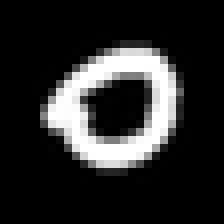
#> input picture data/custom_digits/0-11.bmp, 28 x 28 px, given as the content of the folder data_perso, which was not available (shown 8 times larger)
$ python script_conversion_type_mnist.py
#> lines starting #> are read from the running program, lines starting #| are printed output that depends on the picture; after the words box and inside, x2 and y2 are one past the last pixel; in counts of white or black regions, pixels touching at a corner belong together; pictures that were not available may be replaced by others from this repository, and a replacement may not be noted
from PIL import Image, ImageFilter
import os
import numpy as np
from scipy import ndimage

def convert_minimal_bw_improved(input_path, output_path, thr=20):
    # 1. Charger et inverser
#> called with input_path = 'data_perso/0-11.bmp', output_path = 'custom_digits/0-11.bmp', thr = 20
    img = Image.open(input_path).convert("L")
#> img is the input picture: PIL image 28x28 L; min 0, max 255, mean 42.3
    img = Image.eval(img, lambda p: 255 - p)
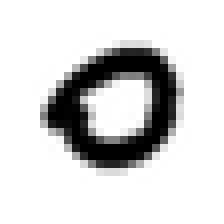
#> img: PIL image 28x28 L (shown 8 times larger); min 0, max 255, mean 212.7

    # 2. Redimensionner en 56x56 d'abord (pour mieux traiter)
    img = img.resize((56, 56), Image.LANCZOS)
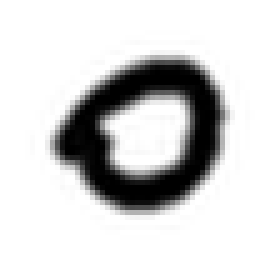
#> img: PIL image 56x56 L (shown 5 times larger); min 0, max 255, mean 212.6

    # 3. Léger flou pour lisser
    img = img.filter(ImageFilter.GaussianBlur(radius=0.5))

    # 4. Binarisation
    img = img.point(lambda p: 255 if p >= thr else 0)
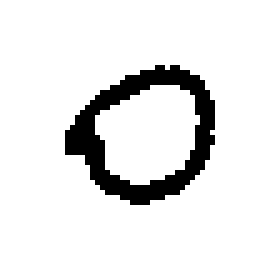
#> img: PIL image 56x56 L (shown 5 times larger); 90.8% white; 1 black region, box (x1, y1, x2, y2) and area: (13, 13, 43, 41) 290

    # 5. Convertir en array pour épaissir
    arr = np.array(img, dtype=np.uint8)

    # 6. Épaississement LÉGER des traits (dilatation minimale)
    if arr.max() > 0:  # Seulement si l'image n'est pas vide
        from scipy.ndimage import binary_dilation
        arr_bin = arr > 0
        arr_bin = binary_dilation(arr_bin, iterations=2)  # Seulement 2 itérations
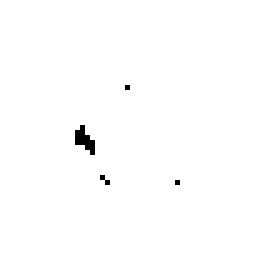
#> arr_bin: shape (56, 56) bool (shown 5 times larger); 99.5% white; black in thin lines or dots, all inside (x1, y1, x2, y2) = (15, 17, 36, 37)
        arr = arr_bin.astype(np.uint8) * 255

    # 7. Léger lissage
    arr = ndimage.gaussian_filter(arr.astype(np.float32), sigma=0.8)

    # 8. Redimensionner à 28x28
    img = Image.fromarray(arr.astype(np.uint8))
    img = img.resize((28, 28), Image.LANCZOS)
#> img: PIL image 28x28 L

    # 9. Centrage simple (comme MNIST)
    arr = np.array(img, dtype=np.float32)
#> arr: shape (28, 28) float32

    # Trouver le contenu
    threshold = 20
    rows = np.any(arr > threshold, axis=1)
    cols = np.any(arr > threshold, axis=0)

    if rows.any() and cols.any():
        rmin, rmax = np.where(rows)[0][[0, -1]]
#> rmin = 0; rmax = 27
        cmin, cmax = np.where(cols)[0][[0, -1]]
#> cmin = 0; cmax = 27

        # Extraire avec padding
        pad = 1
        rmin = max(0, rmin - pad)
        rmax = min(27, rmax + pad)
        cmin = max(0, cmin - pad)
        cmax = min(27, cmax + pad)

        digit = arr[rmin:rmax+1, cmin:cmax+1]
        h, w = digit.shape
#> h = 28; w = 28

        # Redimensionner si trop grand
        if max(h, w) > 20:
            scale = 20.0 / max(h, w)
#> scale = 0.714
            new_h = max(1, int(h * scale))
#> new_h = 20
            new_w = max(1, int(w * scale))
#> new_w = 20
            digit_img = Image.fromarray(digit.astype(np.uint8))
            digit_img = digit_img.resize((new_w, new_h), Image.LANCZOS)
            digit = np.array(digit_img, dtype=np.float32)
            h, w = digit.shape
#> h = 20; w = 20

        # Centrer
        centered = np.zeros((28, 28), dtype=np.float32)
        y_offset = (28 - h) // 2
#> y_offset = 4
        x_offset = (28 - w) // 2
#> x_offset = 4
        centered[y_offset:y_offset+h, x_offset:x_offset+w] = digit
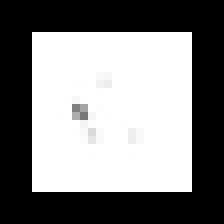
#> centered: shape (28, 28) float32 (shown 8 times larger); min 0, max 255, mean 129.3
        arr = centered

    # 10. Normaliser et sauvegarder
    arr = np.clip(arr, 0, 255).astype(np.uint8)
    img_final = Image.fromarray(arr)
    img_final.save(output_path)

def batch_minimal(input_dir, output_dir, thr=20):
    """
    Traite toutes les images avec rapport détaillé
    """
    total_images = 0
    images_traitees = 0
    os.makedirs(output_dir, exist_ok=True)

    print("="*60)
    print("CONVERSION AU FORMAT MNIST")
    print("="*60)

    for f in sorted(os.listdir(input_dir)):
        if f.lower().endswith(".bmp"):
            total_images += 1
            inp = os.path.join(input_dir, f)
            out = os.path.join(output_dir, f"{os.path.splitext(f)[0]}.bmp")

            try:
                convert_minimal_bw_improved(inp, out, thr=thr)
                images_traitees += 1

                if images_traitees % 50 == 0:
                    print(f"Progression: {images_traitees}/{total_images}")
            except Exception as e:
                print(f"Erreur avec {f}: {e}")

    print(f"\n✓ Images traitées : {images_traitees}/{total_images}")
    print(f"✓ Dossier de sortie : {output_dir}")
    print("="*60)

def visualize_comparison(input_dir, output_dir, n_samples=10):
    """
    Compare avant/après
    """
#> called with input_dir = 'data_perso', output_dir = 'custom_digits', n_samples = 10
    import matplotlib.pyplot as plt

    files = [f for f in sorted(os.listdir(input_dir)) if f.lower().endswith(".bmp")]

    # Prendre des exemples variés
    step = max(1, len(files) // n_samples)
    files = files[::step][:n_samples]

    fig, axes = plt.subplots(2, n_samples, figsize=(16, 5))

    for i, f in enumerate(files):
        # Original
        img_orig = Image.open(os.path.join(input_dir, f)).convert("L")
        axes[0, i].imshow(img_orig, cmap='gray')
        axes[0, i].axis('off')
        if i == 0:
            axes[0, i].set_ylabel('Original', fontsize=12, fontweight='bold')

        # Traité
        img_proc = Image.open(os.path.join(output_dir, f"{os.path.splitext(f)[0]}.bmp")).convert("L")
        axes[1, i].imshow(img_proc, cmap='gray')
        axes[1, i].axis('off')
        if i == 0:
            axes[1, i].set_ylabel('MNIST-style', fontsize=12, fontweight='bold')

        # Label
        label = f.split('-')[0]
        axes[0, i].set_title(f'{label}', fontsize=11, fontweight='bold')

    plt.suptitle('Comparaison: Original vs MNIST-style', fontsize=14, fontweight='bold')
    plt.tight_layout()
    plt.savefig('comparaison_preprocessing.png', dpi=150, bbox_inches='tight')
    plt.close()
    print(f"\n✓ Comparaison sauvegardée: comparaison_preprocessing.png")

def check_empty_images(output_dir):
    empty_count = 0
    empty_files = []

    for f in sorted(os.listdir(output_dir)):
        if f.lower().endswith(".bmp"):
            img = np.array(Image.open(os.path.join(output_dir, f)).convert("L"))
            if np.count_nonzero(img > 20) < 30:
                empty_count += 1
                empty_files.append(f)

    if empty_count > 0:
        print(f"\n⚠️  {empty_count} images avec très peu de pixels:")
        for f in empty_files[:10]:
            print(f"    - {f}")
        if len(empty_files) > 10:
            print(f"    ... et {len(empty_files)-10} autres")
    else:
        print(f"\n✓ Aucune image vide détectée !")

    return empty_count

if __name__ == "__main__":
    INPUT_DIR = "data_perso"
    OUTPUT_DIR = "custom_digits"

    # Traiter
    batch_minimal(INPUT_DIR, OUTPUT_DIR, thr=20)

    # Visualiser
    print("\nCréation de la comparaison visuelle...")
    visualize_comparison(INPUT_DIR, OUTPUT_DIR, n_samples=10)

    # Vérifier les images vides
    check_empty_images(OUTPUT_DIR)

    print(f"\n✓ TERMINÉ ! Utilisez maintenant le dataset dans le dossier '{OUTPUT_DIR}'.")

$ run again, on data/custom_digits/0-17.bmp
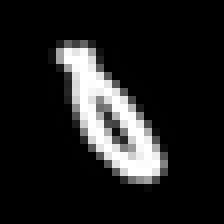
#> input picture data/custom_digits/0-17.bmp, 28 x 28 px, given as the content of the folder data_perso, which was not available (shown 8 times larger)
#> in convert_minimal_bw_improved, img is the input picture: PIL image 28x28 L; min 0, max 255, mean 31.5
#> in convert_minimal_bw_improved, `img = img.point(lambda p: 255 if p >= thr else 0)`:
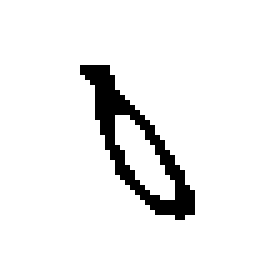
#> img: PIL image 56x56 L (shown 5 times larger); 93.8% white; 1 black region, box (x1, y1, x2, y2) and area: (16, 13, 39, 44) 193
#> rmin = 0; rmax = 27
#> cmin = 0; cmax = 27
#> in convert_minimal_bw_improved, `centered[y_offset:y_offset+h, x_offset:x_offset+w] = digit`:
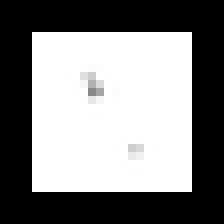
#> centered: shape (28, 28) float32 (shown 8 times larger); min 0, max 255, mean 129.3

$ run again, on data/custom_digits/0-18.bmp
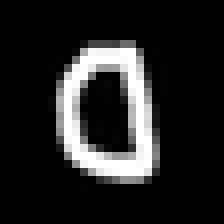
#> input picture data/custom_digits/0-18.bmp, 28 x 28 px, given as the content of the folder data_perso, which was not available (shown 8 times larger)
#> in convert_minimal_bw_improved, img is the input picture: PIL image 28x28 L; min 0, max 255, mean 35.6
#> in convert_minimal_bw_improved, `img = img.point(lambda p: 255 if p >= thr else 0)`:
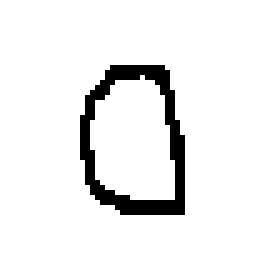
#> img: PIL image 56x56 L (shown 5 times larger); 93.5% white; black in thin lines or dots, all inside (x1, y1, x2, y2) = (16, 13, 37, 43)
#> rmin = 0; rmax = 27
#> cmin = 0; cmax = 27
#> digit_img: PIL image 20x20 L; every value is 255
#> digit: shape (20, 20) float32; every value is 255
#> in convert_minimal_bw_improved, `centered[y_offset:y_offset+h, x_offset:x_offset+w] = digit`:
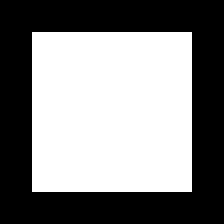
#> centered: shape (28, 28) float32 (shown 8 times larger); 51% white; 1 black region, box (x1, y1, x2, y2) and area: (0, 0, 28, 28) 384
